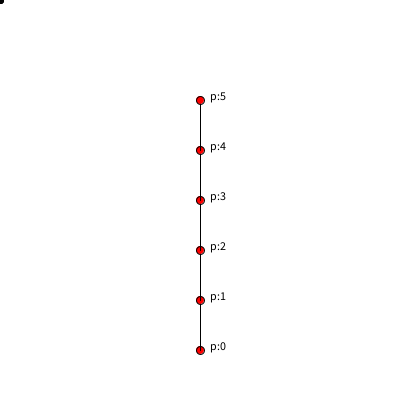
Frame 1 (no input)
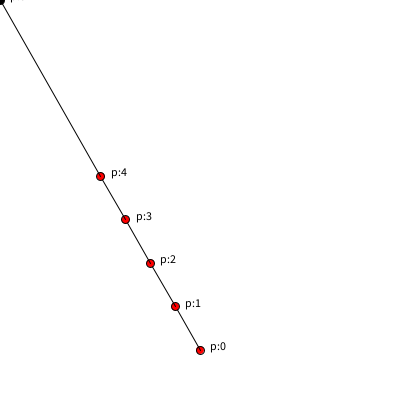
Frame 60 (the mouse pressed at the canvas centre just before this capture)
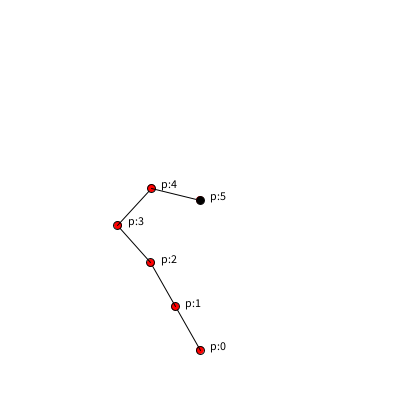
Frame 120 (the mouse held since frame 60 and released just before this capture)

The Processing sketch that drew these frames (run headless with seeded random() and noise(); from frame 60 on, the mouse is pressed at the canvas centre):

// Processing sketch: week14_9
// ── week14_9.pde
//week14_9_ik_inverse_kinematics_p7
void setup(){
  size(400,400);
  for(int i=0;i<6;i++){//頂點從下到上放好
    p[i]=new PVector(200,350-50*i);
  }
}
PVector[]p=new PVector[6];///有6個頂點
void draw(){
  background(255);
  for(int i=0;i<6;i++){///用迴圈畫點畫字
  if(i>0) line(p[i-1].x,p[i-1].y,p[i].x,p[i].y);
    fill(255,0,0);//紅色的圈圈
    ellipse(p[i].x,p[i].y,8,8);
    fill(0);//黑色的字
    text("p:"+i,p[i].x+10,p[i].y);//字往右一點點
  }
  PVector now=new PVector(mouseX,mouseY);
  p[5].x=now.x;
  p[5].y=now.y;
 for(int i=4;i>0;i--){
  PVector v =PVector.sub(p[i+1],p[i]).normalize().mult(50);//短向量
  ///因為長度限制為50，所以長向量先長度變成1 在乘上50
  p[i].x=p[i+1].x-v.x;//新的位置是中心，再加長度50的這一小段
  p[i].y=p[i+1].y-v.y;//新的位置是中心，再加長度50的這一小段
 }

 for(int i=1;i<5;i++){
   PVector v=PVector.sub(p[i],p[i-1]).normalize().mult(50);
   p[i].x=p[i-1].x+ v.x;
   p[i].y=p[i-1].y+ v.y;
   
  ellipse(mouseX,mouseY,6,6);///滑鼠也有一個小點，要控制座標移動
  ///line(p[4].x,p[4].y,mouseX,mouseY);
}
}
